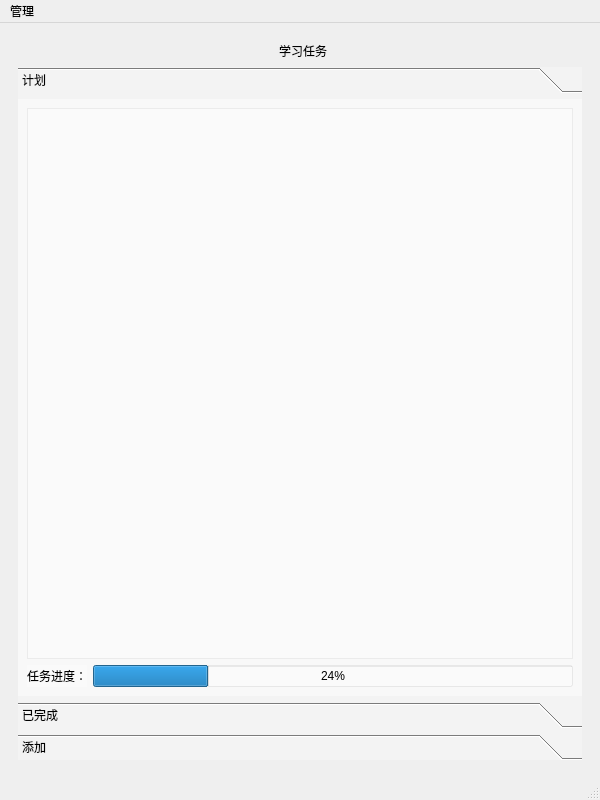
<?xml version="1.0" encoding="UTF-8"?>
<ui version="4.0">
 <class>MainWindow</class>
 <widget class="QMainWindow" name="MainWindow">
  <property name="geometry">
   <rect>
    <x>0</x>
    <y>0</y>
    <width>600</width>
    <height>800</height>
   </rect>
  </property>
  <property name="windowTitle">
   <string>Planner</string>
  </property>
  <property name="windowIcon">
   <iconset>
    <normaloff>../resources/apple.PNG</normaloff>../resources/apple.PNG</iconset>
  </property>
  <widget class="QWidget" name="centralwidget">
   <layout class="QGridLayout" name="gridLayout_2">
    <item row="0" column="0">
     <widget class="QStackedWidget" name="stackedWidget">
      <property name="currentIndex">
       <number>2</number>
      </property>
      <widget class="QWidget" name="calc">
       <layout class="QGridLayout" name="gridLayout_9">
        <item row="0" column="0">
         <layout class="QVBoxLayout" name="verticalLayout">
          <item>
           <widget class="QChartView" name="graphicsView">
            <property name="styleSheet">
             <string notr="true">background-color: rgba(255,255,255,70);</string>
            </property>
           </widget>
          </item>
          <item>
           <widget class="QChartView" name="graphicsView_2">
            <property name="styleSheet">
             <string notr="true">background-color: rgba(255,255,255,70);</string>
            </property>
           </widget>
          </item>
         </layout>
        </item>
       </layout>
      </widget>
      <widget class="QWidget" name="page_2">
       <layout class="QGridLayout" name="gridLayout_10">
        <item row="0" column="0">
         <widget class="table" name="tableView">
          <property name="styleSheet">
           <string notr="true">background-color: rgba(255,255,255,70);</string>
          </property>
         </widget>
        </item>
        <item row="1" column="0">
         <widget class="table" name="tableView_2">
          <property name="styleSheet">
           <string notr="true">background-color: rgba(255,255,255,70);</string>
          </property>
         </widget>
        </item>
       </layout>
      </widget>
      <widget class="QWidget" name="task">
       <layout class="QGridLayout" name="gridLayout_4">
        <item row="2" column="0" colspan="4">
         <widget class="QToolBox" name="toolBox">
          <property name="styleSheet">
           <string notr="true">background-color: rgba(255,255,255,70);</string>
          </property>
          <property name="currentIndex">
           <number>0</number>
          </property>
          <widget class="QWidget" name="page_3">
           <property name="geometry">
            <rect>
             <x>0</x>
             <y>0</y>
             <width>564</width>
             <height>587</height>
            </rect>
           </property>
           <attribute name="label">
            <string>计划</string>
           </attribute>
           <layout class="QGridLayout" name="gridLayout_3">
            <item row="1" column="1">
             <widget class="QProgressBar" name="progressBar">
              <property name="styleSheet">
               <string notr="true">background-color: rgba(255,255,255,70);</string>
              </property>
              <property name="value">
               <number>24</number>
              </property>
             </widget>
            </item>
            <item row="1" column="0">
             <widget class="QLabel" name="label_9">
              <property name="text">
               <string>任务进度：</string>
              </property>
             </widget>
            </item>
            <item row="0" column="0" colspan="2">
             <widget class="list" name="listView"/>
            </item>
           </layout>
          </widget>
          <widget class="QWidget" name="page">
           <property name="geometry">
            <rect>
             <x>0</x>
             <y>0</y>
             <width>564</width>
             <height>587</height>
            </rect>
           </property>
           <attribute name="label">
            <string>已完成</string>
           </attribute>
           <layout class="QGridLayout" name="gridLayout_5">
            <item row="0" column="0">
             <widget class="list" name="listView_2">
              <property name="styleSheet">
               <string notr="true">background-color: rgba(255,255,255,70);</string>
              </property>
             </widget>
            </item>
           </layout>
          </widget>
          <widget class="QWidget" name="page_4">
           <property name="geometry">
            <rect>
             <x>0</x>
             <y>0</y>
             <width>564</width>
             <height>587</height>
            </rect>
           </property>
           <attribute name="label">
            <string>添加</string>
           </attribute>
           <layout class="QGridLayout" name="gridLayout_8">
            <item row="0" column="0">
             <spacer name="horizontalSpacer_4">
              <property name="orientation">
               <enum>Qt::Horizontal</enum>
              </property>
              <property name="sizeHint" stdset="0">
               <size>
                <width>10</width>
                <height>20</height>
               </size>
              </property>
             </spacer>
            </item>
            <item row="0" column="1">
             <layout class="QGridLayout" name="gridLayout_7">
              <item row="0" column="0">
               <layout class="QGridLayout" name="gridLayout_6">
                <item row="0" column="0">
                 <layout class="QGridLayout" name="gridLayout">
                  <item row="3" column="2">
                   <widget class="QDateTimeEdit" name="dateTimeEdit_2">
                    <property name="styleSheet">
                     <string notr="true">background-color: rgba(255,255,255,70);</string>
                    </property>
                   </widget>
                  </item>
                  <item row="2" column="0" colspan="2">
                   <widget class="QLabel" name="label_4">
                    <property name="text">
                     <string>开始时间：</string>
                    </property>
                   </widget>
                  </item>
                  <item row="0" column="0">
                   <widget class="QLabel" name="label_2">
                    <property name="text">
                     <string>任务：</string>
                    </property>
                   </widget>
                  </item>
                  <item row="3" column="0" colspan="2">
                   <widget class="QLabel" name="label_5">
                    <property name="text">
                     <string>结束时间：</string>
                    </property>
                   </widget>
                  </item>
                  <item row="0" column="1" colspan="2">
                   <widget class="QLineEdit" name="lineEdit"/>
                  </item>
                  <item row="1" column="1" colspan="2">
                   <widget class="QComboBox" name="comboBox">
                    <property name="styleSheet">
                     <string notr="true">background-color: rgba(255,255,255,70);</string>
                    </property>
                   </widget>
                  </item>
                  <item row="1" column="0">
                   <widget class="QLabel" name="label_3">
                    <property name="text">
                     <string>优先级：</string>
                    </property>
                   </widget>
                  </item>
                  <item row="2" column="2">
                   <widget class="QDateTimeEdit" name="dateTimeEdit">
                    <property name="styleSheet">
                     <string notr="true">background-color: rgba(255,255,255,70);</string>
                    </property>
                   </widget>
                  </item>
                 </layout>
                </item>
                <item row="0" column="1">
                 <layout class="QVBoxLayout" name="verticalLayout_2">
                  <item>
                   <widget class="QLabel" name="label_6">
                    <property name="text">
                     <string>详细描述：</string>
                    </property>
                   </widget>
                  </item>
                  <item>
                   <widget class="QTextEdit" name="textEdit">
                    <property name="styleSheet">
                     <string notr="true">background-color: rgba(255,255,255,70);</string>
                    </property>
                   </widget>
                  </item>
                 </layout>
                </item>
               </layout>
              </item>
              <item row="1" column="0">
               <layout class="QHBoxLayout" name="horizontalLayout">
                <item>
                 <widget class="QPushButton" name="ok">
                  <property name="styleSheet">
                   <string notr="true">background-color: rgba(255,255,255,70);</string>
                  </property>
                  <property name="text">
                   <string/>
                  </property>
                  <property name="icon">
                   <iconset>
                    <normaloff>../resources/37CF57182DDEB6469851836D20F00638.png</normaloff>../resources/37CF57182DDEB6469851836D20F00638.png</iconset>
                  </property>
                  <property name="iconSize">
                   <size>
                    <width>70</width>
                    <height>16</height>
                   </size>
                  </property>
                 </widget>
                </item>
                <item>
                 <spacer name="horizontalSpacer_3">
                  <property name="orientation">
                   <enum>Qt::Horizontal</enum>
                  </property>
                  <property name="sizeHint" stdset="0">
                   <size>
                    <width>29</width>
                    <height>17</height>
                   </size>
                  </property>
                 </spacer>
                </item>
                <item>
                 <widget class="QPushButton" name="cansle">
                  <property name="styleSheet">
                   <string notr="true">background-color: rgba(255,255,255,70);</string>
                  </property>
                  <property name="text">
                   <string/>
                  </property>
                  <property name="icon">
                   <iconset>
                    <normaloff>../resources/EC5CB6F3435B6BC9B80A3D2CBC3993B4.png</normaloff>../resources/EC5CB6F3435B6BC9B80A3D2CBC3993B4.png</iconset>
                  </property>
                  <property name="iconSize">
                   <size>
                    <width>70</width>
                    <height>16</height>
                   </size>
                  </property>
                 </widget>
                </item>
               </layout>
              </item>
             </layout>
            </item>
            <item row="0" column="2">
             <spacer name="horizontalSpacer_5">
              <property name="orientation">
               <enum>Qt::Horizontal</enum>
              </property>
              <property name="sizeHint" stdset="0">
               <size>
                <width>10</width>
                <height>20</height>
               </size>
              </property>
             </spacer>
            </item>
            <item row="1" column="1">
             <spacer name="verticalSpacer">
              <property name="orientation">
               <enum>Qt::Vertical</enum>
              </property>
              <property name="sizeHint" stdset="0">
               <size>
                <width>20</width>
                <height>57</height>
               </size>
              </property>
             </spacer>
            </item>
           </layout>
          </widget>
         </widget>
        </item>
        <item row="0" column="0">
         <spacer name="horizontalSpacer">
          <property name="orientation">
           <enum>Qt::Horizontal</enum>
          </property>
          <property name="sizeHint" stdset="0">
           <size>
            <width>219</width>
            <height>20</height>
           </size>
          </property>
         </spacer>
        </item>
        <item row="0" column="3">
         <spacer name="horizontalSpacer_2">
          <property name="orientation">
           <enum>Qt::Horizontal</enum>
          </property>
          <property name="sizeHint" stdset="0">
           <size>
            <width>218</width>
            <height>20</height>
           </size>
          </property>
         </spacer>
        </item>
        <item row="0" column="2">
         <widget class="QLabel" name="label">
          <property name="styleSheet">
           <string notr="true">font: 20pt &quot;隶书&quot;;</string>
          </property>
          <property name="text">
           <string>学习任务</string>
          </property>
         </widget>
        </item>
       </layout>
      </widget>
     </widget>
    </item>
   </layout>
  </widget>
  <widget class="QMenuBar" name="menubar">
   <property name="geometry">
    <rect>
     <x>0</x>
     <y>0</y>
     <width>600</width>
     <height>26</height>
    </rect>
   </property>
   <widget class="QMenu" name="menu">
    <property name="title">
     <string>管理</string>
    </property>
    <addaction name="actiona"/>
    <addaction name="actionb"/>
    <addaction name="actioncalendar"/>
    <addaction name="separator"/>
   </widget>
   <addaction name="menu"/>
  </widget>
  <widget class="QStatusBar" name="statusbar"/>
  <action name="actiona">
   <property name="text">
    <string>task</string>
   </property>
  </action>
  <action name="actionb">
   <property name="text">
    <string>calc</string>
   </property>
  </action>
  <action name="actioncalendar">
   <property name="text">
    <string>calendar</string>
   </property>
  </action>
  <action name="actiontest">
   <property name="text">
    <string>test</string>
   </property>
  </action>
 </widget>
 <customwidgets>
  <customwidget>
   <class>table</class>
   <extends>QTableView</extends>
   <header>table.h</header>
  </customwidget>
  <customwidget>
   <class>list</class>
   <extends>QListView</extends>
   <header>list.h</header>
  </customwidget>
  <customwidget>
   <class>QChartView</class>
   <extends>QGraphicsView</extends>
   <header>qchartview.h</header>
  </customwidget>
 </customwidgets>
 <resources/>
 <connections/>
</ui>
